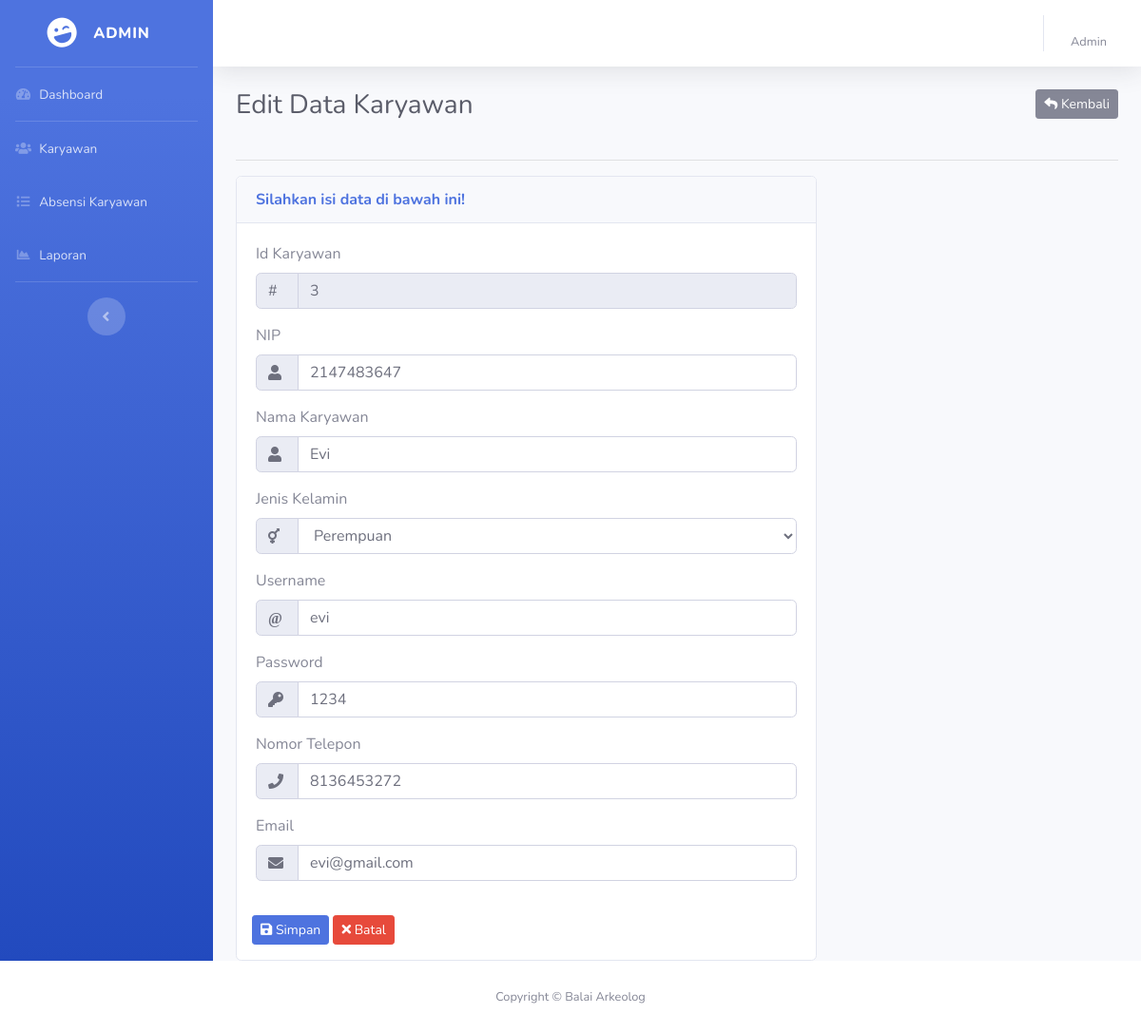
The page /admin/edit_karyawan.php?id=3 (signed in) on the database its author committed.
### tables this page shows
CREATE TABLE `user` (
  `id` int(11) NOT NULL,
  `nip` int(20) NOT NULL,
  `nama` varchar(100) NOT NULL,
  `username` varchar(100) NOT NULL,
  `jenkel` varchar(100) NOT NULL,
  `password` varchar(100) NOT NULL,
  `email` varchar(100) NOT NULL,
  `no_hp` varchar(20) NOT NULL,
  `img` varchar(200) NOT NULL
);

### admin/edit_karyawan.php (the view, shortened to what this page needs)
<?php
require_once '../koneksi.php';
$id = $_GET['id'];
$query = mysqli_query($conn, "SELECT * FROM user WHERE id = $id");
$plgn = mysqli_fetch_assoc($query);
?>
<!DOCTYPE html>
<html lang="en">
<head>
  <link href="../_template/vendor/fontawesome-free/css/all.min.css" rel="stylesheet" type="text/css">
  <link href="../_template/css/sb-admin-2.min.css" rel="stylesheet">
</head>
<body id="page-top">
  <div id="wrapper">
    <?php require_once 'sidebar.php'; ?>
    <div id="content-wrapper" class="d-flex flex-column">
      <div id="content">
        <nav class="navbar navbar-expand navbar-light bg-white topbar mb-4 static-top shadow">
          <?php require_once 'topnav.php'; ?>
        </nav>
        <div class="container-fluid">
          <div class="clearfix">
            <h1 class="h3 mb-4 text-gray-800 float-left">Edit Data Karyawan</h1>
            <a href="data_karyawan.php" class="btn btn-secondary btn-sm float-right"><i class="fas fa-reply"></i> Kembali</a>
          </div>
          <hr>
          <div class="row">
            <div class="col-md-8">
              <div class="card">
                <div class="card-header">
                  <span class="text-primary"><strong>Silahkan isi data di bawah ini!</strong></span>
                </div>
                <div class="card-body">
                  <form action="proses_edit_karyawan.php?" method="POST">
                  <div class="form-group">
                      <label for="nis">Id Karyawan </label>
                      <div class="input-group">
                        <div class="input-group-prepend">
                          <div class="input-group-text">#</div>
                        </div>
                        <input type="text" class="form-control" placeholder="" name="id" autocomplete="off" required="required" value="<?php echo $plgn['id'] ?>" readonly>
                      </div>
                    </div>
                    <div class="form-group">
                      <label for="nama">NIP</label>
                      <div class="input-group">
                        <div class="input-group-prepend">
                          <div class="input-group-text"><i class="fas fa-user"></i></div>
                        </div>
                        <input type="text" class="form-control" value="<?php echo $plgn['nip']; ?>" placeholder="Masukan Nama" name="nip" autocomplete="off" required="required">
                      </div>
                    </div>
                  <div class="form-group">
                      <label for="nama">Nama Karyawan</label>
                      <div class="input-group">
                        <div class="input-group-prepend">
                          <div class="input-group-text"><i class="fas fa-user"></i></div>
                        </div>
                        <input type="text" class="form-control" value="<?php echo $plgn['nama']; ?>" placeholder="Masukan Nama" name="nama" autocomplete="off" required="required">
                      </div>
                    </div>
                    <div class="form-group">
                      <label for="agama">Jenis Kelamin</label>
                      <div class="input-group">
                        <div class="input-group-prepend">
                          <div class="input-group-text"><i class="fas fa-transgender"></i></div>
                        </div>
                        <select name="jenkel" class="form-control">
                          <option value="P" <?php if ($plgn['jenkel']  == 'P') {
                                              echo "selected";
                                            } ?>>Perempuan</option>
                        </select>
                      </div>
                    </div>
                    <div class="form-group">
                      <label for="nama">Username</label>
                      <div class="input-group">
                        <div class="input-group-prepend">
                          <div class="input-group-text"><i class="fas">@</i></div>
                        </div>
                        <input type="text" value="<?php echo $plgn['username']; ?>" class="form-control" placeholder="Masukan Username" name="username" autocomplete="off" required="required">
                      </div>
                    </div>
                    <div class="form-group">
                      <label for="nama">Password</label>
                      <div class="input-group">
                        <div class="input-group-prepend">
                          <div class="input-group-text"><i class="fas fa-key"></i></div>
                        </div>
                        <input type="text" value="<?php echo $plgn['password']; ?>" class="form-control" placeholder="Masukan Password" name="password" autocomplete="off" required="required">
                      </div>
                    </div>
                    <div class="form-group">
                      <label for="nama">Nomor Telepon</label>
                      <div class="input-group">
                        <div class="input-group-prepend">
                          <div class="input-group-text"><i class="fas fa-phone"></i></div>
                        </div>
                        <input type="text" value="<?php echo $plgn['no_hp']; ?>" class="form-control" placeholder="Masukan Telepon" name="no_hp" autocomplete="off" required="required">
                      </div>
                    </div>
                    <div class="form-group">
                      <label for="nama">Email</label>
                      <div class="input-group">
                        <div class="input-group-prepend">
                          <div class="input-group-text"><i class="fas fa-envelope"></i></div>
                        </div>
                        <input type="text" value="<?php echo $plgn['email']; ?>" class="form-control" placeholder="Masukan Email" name="email" autocomplete="off" required="required">
                      </div>
                    </div>
                    </div>
                        <div class="ml-3 form-group">
                        <button type="submit" class="btn btn-primary btn-sm" name="simpan"><i class="fas fa-save"></i> Simpan</button>
                        <button type="reset" class="btn btn-danger btn-sm"><i class="fas fa-times"></i> Batal</button>
                      </div>
                </div>
              </div>
            </div>
          </div>
        </div>
      </div>
    </div>
    <footer class="sticky-footer bg-white">
      <div class="container my-auto">
        <div class="copyright text-center my-auto">
          <span>Copyright &copy; <?php echo $_SESSION['app_name']; ?> </span>
        </div>
      </div>
    </footer>
</body>
</html>

### admin/edit_karyawan.php (style rules this page uses)
.input-group-text { width: 45px; }

### rows shown on the page
user: id "3", nip "2147483647", nama "Evi", jenkel "Perempuan", username "evi", password "1234", no_hp "8136453272", email "evi@gmail.com"

### other values the page prints
$kelas1 "ADMIN"
$_SESSION['auth']['role_user'] "Admin"
$_SESSION['app_name'] "Balai Arkeolog"
